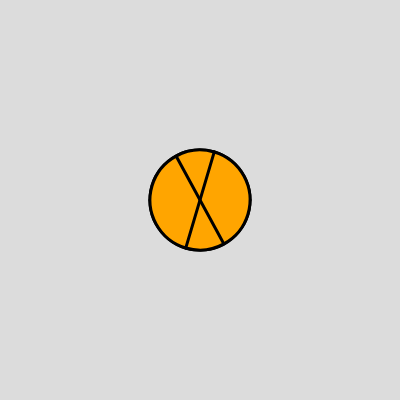
Frame 1 (no input)
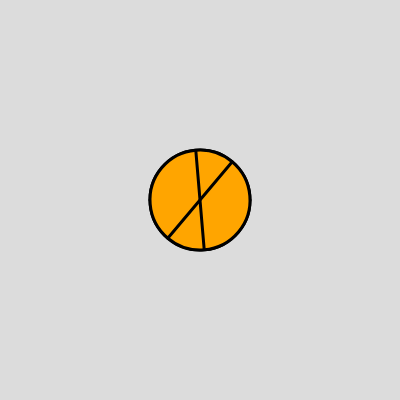
Frame 60 (no input)
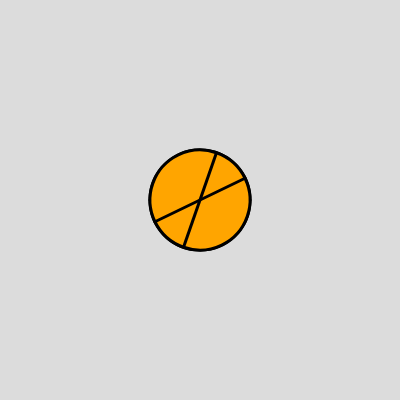
Frame 120 (the mouse pressed at the canvas centre since frame 60)

The p5.js sketch that drew these frames (run headless with seeded random() and noise() and a simulated clock; from frame 60 on, the mouse is pressed at the canvas centre):

// p5.js sketch
// ── sketch.js
let angle=5;
function setup() {
  createCanvas(400, 400);
}

function draw() {
  background(220);
  //palla da basket
  //drawRotateBasketball (angle); //funzione
  drawBasketball (200,200,100);
  drawRotateBasketball (200,200,100,angle);

  angle +=0.007; //cosa vuol dire? --> velocità

}

function drawRotateBasketball (xCenter,yCenter,dBall,angle) {

  push ();
  //codice delle trasformazioni
  translate (xCenter,yCenter);
  rotate (angle);
  drawBasketball (0,0, dBall); //poiché ho sposatto l'anchor point centro drawBasketBall in (0,0)

  pop ();

}


// function idFunzione (<lista dei parametri>) {corpo della funzione} --> struttura funzione
function drawBasketball (xCenter,yCenter, dBall) { //definisco la funzione che disegni la palla (statica)
  fill ("orange");
  stroke ("black");
  strokeWeight (3);
  circle (xCenter,yCenter,dBall);
  line (xCenter-50,yCenter,xCenter+50,yCenter);
  line (xCenter-35,35+yCenter,xCenter+35,yCenter-35);

}
